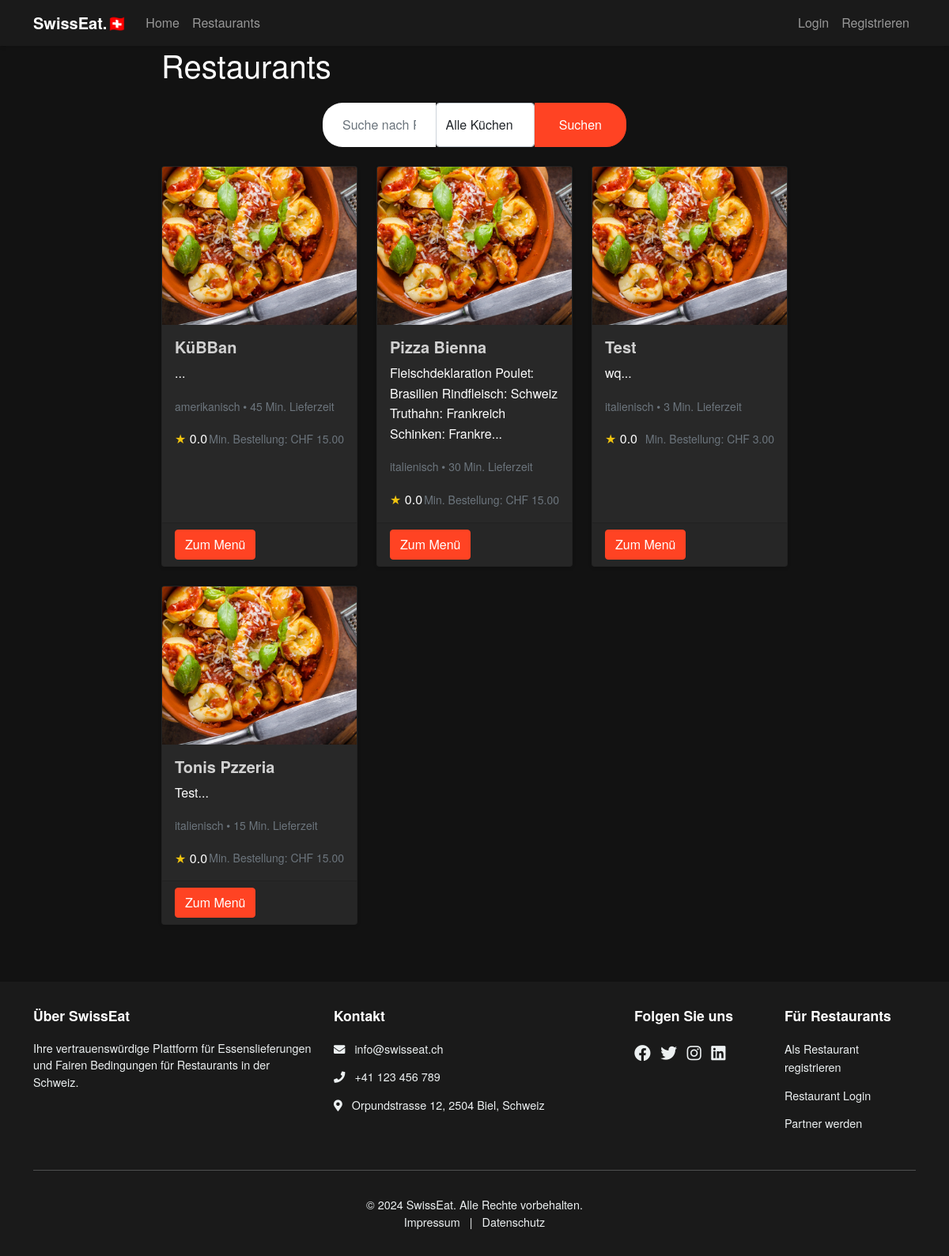
The app's page /restaurants with its own data.
### swisseat/models.py (models this page shows, shortened)
class Restaurant(db.Model):
    id = db.Column(db.Integer, primary_key=True)
    name = db.Column(db.String(100), nullable=False)
    description = db.Column(db.Text)
    address = db.Column(db.String(200), nullable=False)
    cuisine_type = db.Column(db.String(50), nullable=False)
    rating = db.Column(db.Float, default=0.0)
    delivery_time = db.Column(db.Integer, nullable=False)  # in minutes
    minimum_order = db.Column(db.Float, nullable=False)  # in CHF
    delivery_fee = db.Column(db.Float, nullable=False)  # in CHF
    accepts_cash = db.Column(db.Boolean, nullable=False, default=True)
    accepts_twint = db.Column(db.Boolean, nullable=False, default=True)
    accepts_paypal = db.Column(db.Boolean, nullable=False, default=True)
    is_active = db.Column(db.Boolean, nullable=False, default=True)
    owner_id = db.Column(db.Integer, db.ForeignKey('user.id'), nullable=False)
    menu_items = db.relationship('MenuItem', backref='restaurant', lazy=True)
    orders = db.relationship('Order', backref='restaurant', lazy=True)
    reviews = db.relationship('Review', backref='restaurant', lazy=True)
    carts = db.relationship('Cart', back_populates='restaurant', lazy=True)

### swisseat/restaurants/routes.py (the view)
@restaurants.route("/restaurants")
def list():
    page = request.args.get('page', 1, type=int)
    restaurants_list = Restaurant.query.order_by(Restaurant.name).paginate(page=page, per_page=12)
    return render_template('restaurants/list.html', restaurants=restaurants_list)

### swisseat/templates/restaurants/list.html (shortened to what this page needs)
{% extends "layout.html" %}
{% block content %}
    <div class="restaurant-list container">
        <h1 class="mb-4">Restaurants</h1>
        <div class="list-search-form row mb-4">
            <div class="col-md-6">
                <form method="GET" action="{{ url_for('restaurants.search') }}" style="display: flex;" class="search-container form-inline">
                    <input type="text" name="q" class="form-control mr-2" placeholder="Suche nach Restaurants...">
                    <select name="cuisine" class="form-control mr-2">
                        <option value="">Alle Küchen</option>
                    </select>
                    <button type="submit" class="btn btn-primary">Suchen</button>
                </form>
            </div>
        </div>
        <div class="row">
            {% for restaurant in restaurants.items %}
                <div class="col-md-4 mb-4">
                    <div class="card h-100">
                        <img src="{{ url_for('static', filename='img/restaurants/' + restaurant.id|string + '.jpg') }}"
                             class="card-img-top" alt="{{ restaurant.name }}"
                             style="height: 200px; object-fit: cover;"
                             onerror="this.src='{{ url_for('static', filename='img/default-restaurant.jpg') }}'">
                        <div class="card-body">
                            <h5 class="card-title">{{ restaurant.name }}</h5>
                            <p class="card-text">{{ restaurant.description[:100] }}...</p>
                            <p class="card-text">
                                <small class="text-muted">
                                    {{ restaurant.cuisine_type }} • {{ restaurant.delivery_time }} Min. Lieferzeit
                                </small>
                            </p>
                            <div class="d-flex justify-content-between align-items-center">
                                <div class="rating">
                                    <span class="text-warning">★</span>
                                    <span>{{ "%.1f"|format(restaurant.rating) }}</span>
                                </div>
                                <small class="text-muted">Min. Bestellung: CHF {{ "%.2f"|format(restaurant.minimum_order) }}</small>
                            </div>
                        </div>
                        <div class="card-footer">
                            <a href="{{ url_for('restaurants.menu', restaurant_id=restaurant.id) }}"
                               class="btn btn-primary btn-block">Zum Menü</a>
                        </div>
                    </div>
                </div>
            {% endfor %}
        </div>
    </div>
{% endblock content %}

### swisseat/static/css/main.css (style rules this page uses)
body { background-color: #121212; font-family: 'Helvetica Neue', Arial, sans-serif; line-height: 1.6; color: #fdfdfd; }
a { color: #ff4323; text-decoration: none; }
.card { background-color: #282828; transition: transform 0.2s ease-in-out; box-shadow: 0 2px 4px rgba(0,0,0,0.1); }
.card-title { color: #d1d1d1; font-weight: 600; }
.btn-primary { background-color: #ff4323; border-color: #ff4323; }
.rating .text-warning { color: #f1c40f !important; }
.card-img-top { height: 200px; object-fit: cover; }
.search-container { max-width: 600px; margin: 0 auto; }
.search-container input { border-radius: 25px 0 0 25px; border: none; padding: 15px 25px; }
.search-container button { border-radius: 0 25px 25px 0; padding: 15px 30px; }
.list-search-form { display: flex; justify-content: center; align-items: center; }
.restaurant-list { margin-top: 50px; max-width: 68%; justify-content: center; margin: 0 auto; }

### records on screen
Restaurant: name "KüBBan", cuisine_type "amerikanisch", delivery_time "45", rating "0.0", minimum_order "15.00"
Restaurant: name "Pizza Bienna", description "Fleischdeklaration Poulet: Brasilien Rindfleisch: Schweiz Truthahn: Frankreich Schinken: Frankre", cuisine_type "italienisch", delivery_time "30", rating "0.0", minimum_order "15.00"
Restaurant: name "Test", description "wq", cuisine_type "italienisch", delivery_time "3", rating "0.0", minimum_order "3.00"
Restaurant: name "Tonis Pzzeria", description "Test", cuisine_type "italienisch", delivery_time "15", rating "0.0", minimum_order "15.00"
